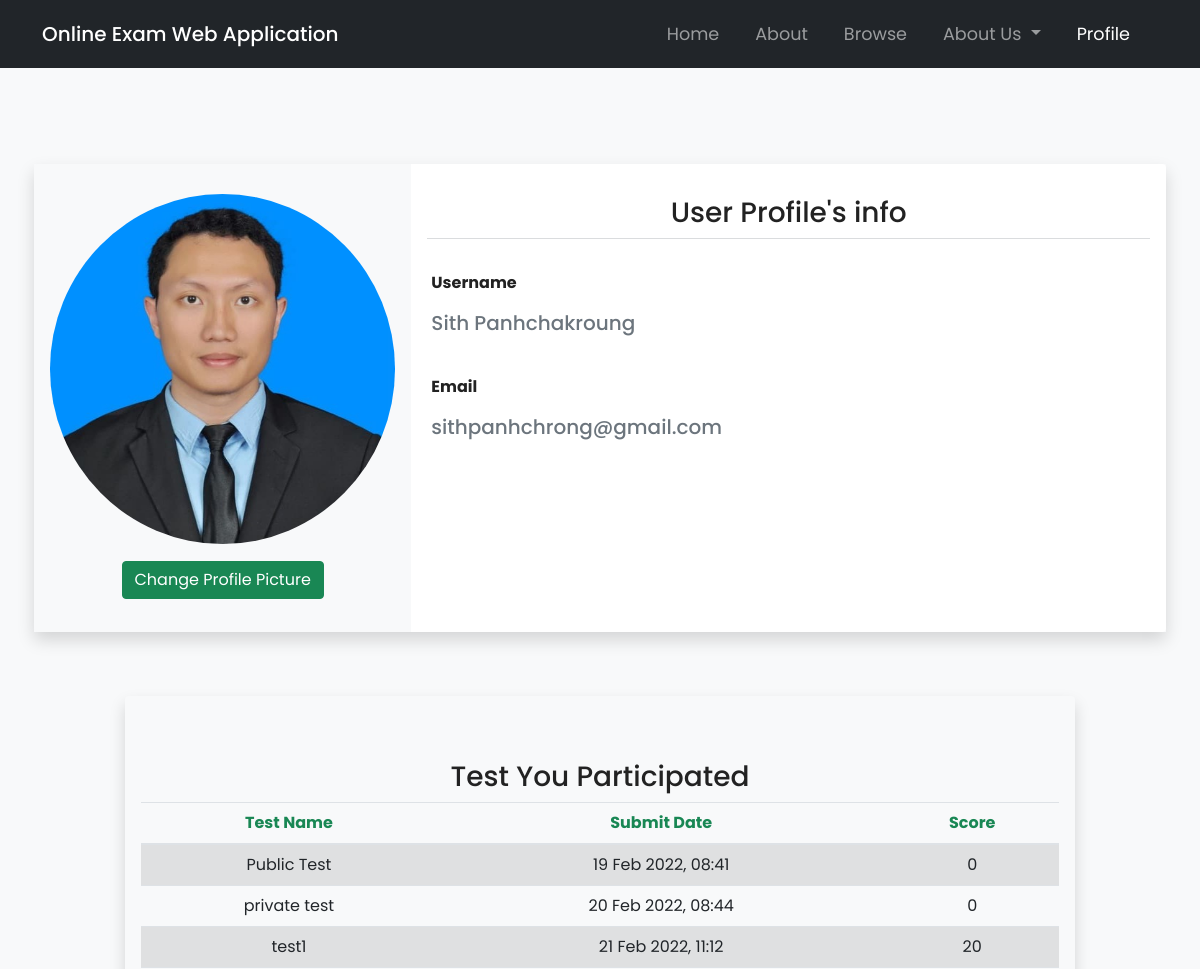
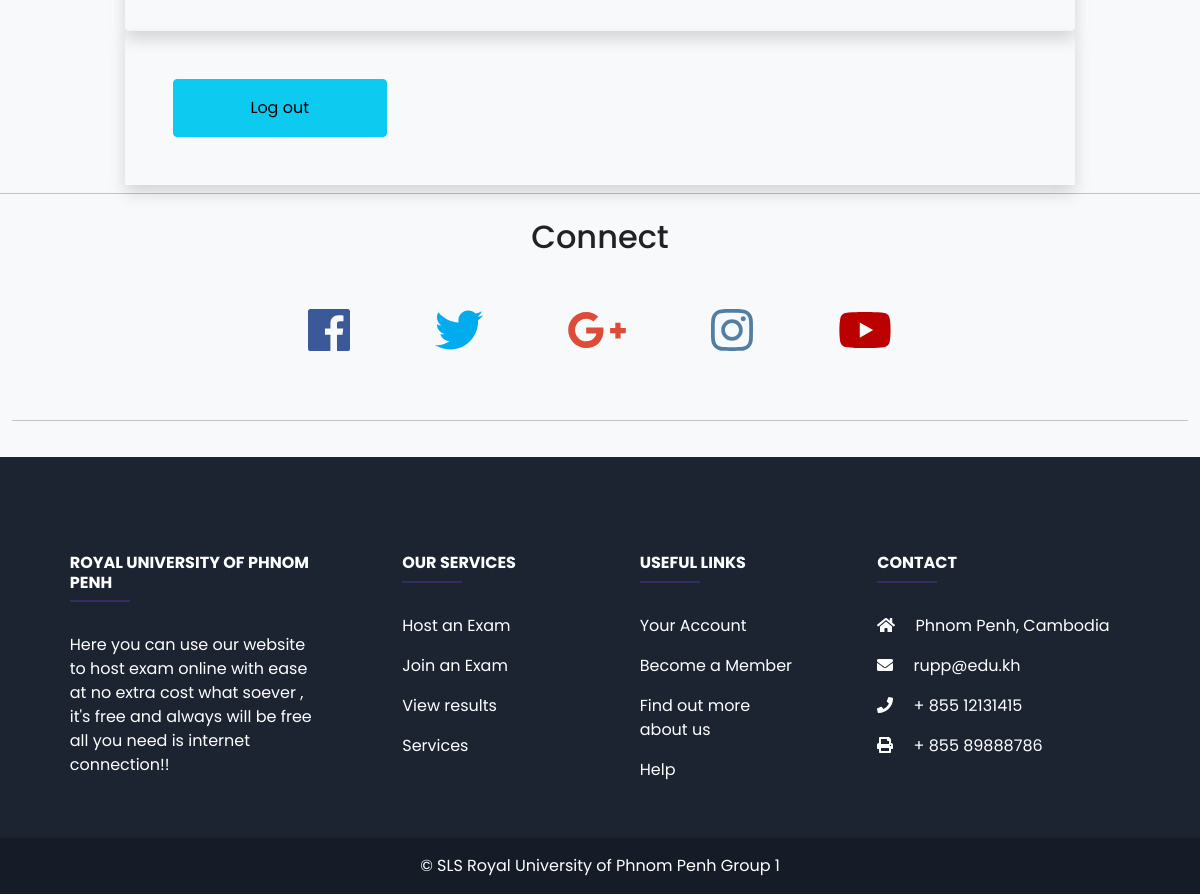
Page /public/php/profile.php (signed in) on the committed database (2 pictures, top to bottom).
### tables this page shows
CREATE TABLE `tblperson` (
  `ID` int(11) NOT NULL,
  `Username` text NOT NULL,
  `Email` text NOT NULL,
  `_Password` text NOT NULL,
  `Picture` varchar(100) DEFAULT NULL
);

CREATE TABLE `tbltestresult` (
  `ID` int(11) NOT NULL,
  `perID` int(11) DEFAULT NULL,
  `testID` int(11) DEFAULT NULL,
  `SubmitDate` varchar(20) NOT NULL,
  `score` int(11) DEFAULT NULL
);

CREATE TABLE `tbltest` (
  `testID` int(11) NOT NULL,
  `hostID` int(11) DEFAULT NULL,
  `TestStartDate` char(50) DEFAULT NULL,
  `TestEndDate` varchar(50) NOT NULL,
  `testDuration` int(11) DEFAULT NULL,
  `isPublic` tinyint(1) DEFAULT NULL,
  `testScore` int(11) DEFAULT NULL,
  `testCode` char(8) DEFAULT NULL,
  `testName` char(50) DEFAULT NULL,
  `testDescription` char(150) DEFAULT NULL
);

### server/database.php (called while the page is built, shortened)
<?php
function ConnectToDatabase($dbname)
{
    $servername = 'localhost';
    $username = 'root';
    $conn = new mysqli($servername, $username, '', $dbname);
    return $conn;
}
function getUserWithID($id)
{
    $conn = ConnectToDatabase('examdb');
    $query = 'select * from tblperson where ID = ' . $id;
    $result = $conn->query($query);
    if (!empty($result) && $result->num_rows > 0) {
        $row = $result->fetch_assoc();
        return $row;
    } else {
        return null;
    }
}
function getTestResultperID($id)
{
    $conn = ConnectToDatabase('examdb');
    $query = 'select * from tbltestresult inner join tbltest on tbltest.testid = tbltestresult.testid where perid = ' . $id;
    $result = $conn->query($query);
    if (!empty($result) && $result->num_rows > 0) {
        $query_result = array();
        while ($row = $result->fetch_assoc()) {
            array_push($query_result, $row);
        };
        return $query_result;
    }
    return null;
}

### public/php/profile.php (the view, shortened to what this page needs)
<!DOCTYPE html>
<?php
include('../../server/database.php');
$user = getUserWithID($_SESSION['ID']);
$profile_pic = $user['Picture'] == '' ? '../img/profile-pic/profile-alt.png' : '../img/profile-pic/' . $user['Picture'];
$user_test = getTestResultperID($user['ID']);
?>
<html lang="en">
<head>
</head>
<body class="bg-light">
    <div class="container">
        <div class="row d-flex justify-content-center">
            <div class="col-md-12 mt-5 pt-5">
                <div class="shadow row z-depth-3">
                    <div class="col-sm-4 bg-light rounded-left">
                        <div class="card-block text-center text-white">
                            <img src=<?php echo $profile_pic ?> class="rounded-circle img-fluid" style="margin-top:4%; width:350px; height:350px">
                            <a href="./ProfileEdit.php" class="btn btn-success" style="margin: 5%;">Change Profile Picture</a>
                        </div>
                    </div>
                    <div class="col-sm-8 bg-white rounded-right">
                        <h3 class="mt-3 text-center">User Profile's info</h3>
                        <hr class="badge-secondary mt-0 w-40">
                        <div class="row">
                            <div class="col-sm-6">
                                <p class="font-weight-bold">Username</p>
                                <h5 class="text-muted"><?php echo $user['Username'] ?></h5>
                            </div>
                            <div class="col-sm-8">
                                <p class="font-weight-bold">Email</p>
                                <h5 class=" text-muted"><?php echo $user['Email'] ?></h5>
                            </div>
                        </div>
                    </div>
                </div>
            </div>
            <div class="shadow col-md-10 mt-5 pt-5 rounded">
                <h3 class="mt-3 text-center">Test You Participated</h3>
                <form action="TestDetail.php" method="post" id='Test-Table'>
                    <table class="table table-striped table-hover" id='result'>
                        <?php
                        if (!empty($user_test)) {
                            echo '<thead>';
                            echo '<tr class="text-success">';
                            echo '<th>Test Name</th>';
                            echo '<th>Submit Date</th>';
                            echo '<th>Score</th>';
                            echo '</tr>';
                            echo '</thead>';
                            echo '<tbody>';
                            foreach ($user_test as $row) {
                                $date = new DateTime($row['SubmitDate'], new DateTimeZone("Asia/Phnom_Penh"));
                                echo '<tr id = "' . $row['testID'] . '" onclick = "getTestInfo(this)" style="cursor:pointer;">';
                                echo '<td>' . $row['testName'] . '</td>';
                                echo '<td>' . $date->format('d M Y, H:i') . '</td>';
                                echo '<td>' . $row['score'] . '</td>';
                                echo '</tr>';
                            }
                        } else echo '<h6 class = "text-muted">Seem like you haven\'t done any test yet.</h6>';
                        ?>
                        </tbody>
                    </table>
                </form>
            </div>
            <div class="shadow col-md-10 p-5">
                <form action="<?php echo $_SERVER['PHP_SELF'] ?>" method="post">
                    <button class="btn btn-info col-md-3" type="submit">Log out</button>
                </form>
            </div>
        </div>
    </div>
</body>
</html>

### public/css/style.css (style rules this page uses)
html, body { height: 100%; width: 100%; font-family: 'Poppins', sans-serif; color: #222; }
.navbar { padding: .8rem; }
.navbar-nav li { padding-right: 20px; }
.nav-link { font-size: 1.1em !important; }
.padding { padding-bottom: 2rem; }
.social a { font-size: 3em; padding: 2.5rem; }
.fa-facebook { color: #3b5998; }
.fa-twitter { color: #00aced; }
.fa-google-plus-g { color: #dd4b39; }
.fa-instagram { color: #517fa4; }
.fa-youtube { color: #bb0000; }
footer { background-color: #3f3f3f; color: #d5d5d5; padding-top: 2rem; }
footer a { text-decoration: none; color: #d5d5d5; }
[class*="col-"] { padding: 1rem; }
table td, table th { text-overflow: ellipsis; white-space: nowrap; overflow: hidden; }
.table tr { text-align: center; }

### rows in the picture
tblperson: Picture (picture), Username "Sith Panhchakroung", Email "sithpanhchrong@gmail.com"
tbltestresult: testID.testName "Public Test", SubmitDate "19 Feb 2022, 08:41", score "0"
tbltestresult: testID.testName "private test", SubmitDate "20 Feb 2022, 08:44", score "0"
tbltestresult: testID.testName "test1", SubmitDate "21 Feb 2022, 11:12", score "20"
